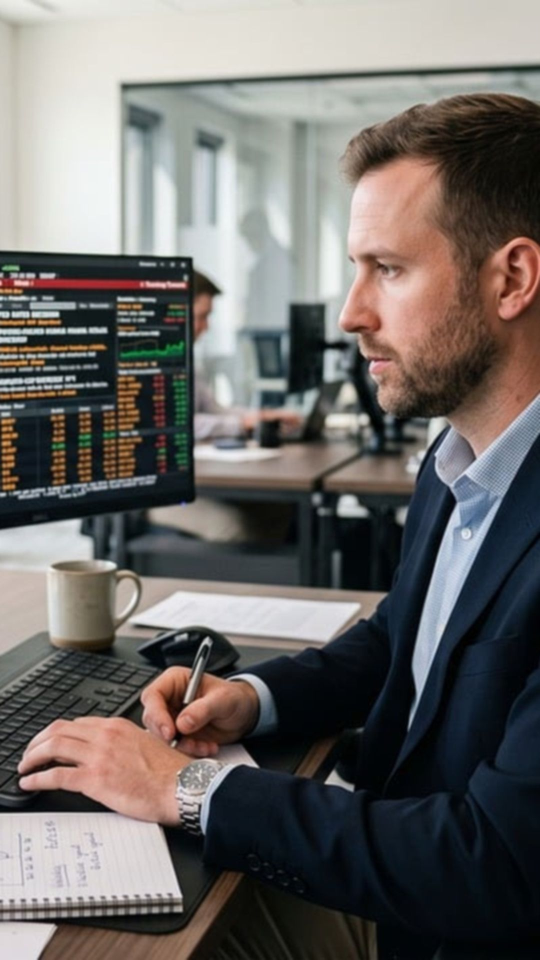
#> input picture tools/bg/mindset/14-11-13-621.jpg, 1080 x 1920 px (shown at 1/2 size)
$ python -i make_card.py   (imports and definitions only)
#> lines starting #> are read from the running program, lines starting #| are printed output that depends on the picture
#!/usr/bin/env python3
"""Wendling FX: result cards (1080x1920 PNG) for Telegram and TikTok photo posts.

Usage: python3 tools/make_card.py KIND OUT_DIR [--date YYYY-MM-DD]
KIND: day | week | month | auto
  day   = the UTC day of --date (default: yesterday)
  week  = Mon to Sun week containing --date (default: the week that just ended)
  month = calendar month of --date (default: last month)
  auto  = run at about 00:30 UTC: yesterday's day card (Mon to Fri) and the month on the 1st (the week is a video, not a card).
          A weekday with no closed trade gets no result card: it gets a MINDSET card instead (quote from tools/mindset.json,
          rotated without repeats until the list is used up; media/cards/mindset-used.json keeps track, so the daily task's git add media saves it).
Prints one JSON line per card: {"file", "kind", "caption", "period"}.
Same rules as the videos: English, % only, real numbers, no promises.
"""
import json, os, sys, random, urllib.request, datetime as dt
from PIL import Image, ImageDraw, ImageFont, ImageFilter
from brand import header

HERE = os.path.dirname(os.path.abspath(__file__))
W, H = 1080, 1920
CX = 505
BG = (10, 10, 10); LIME = (198, 255, 61); WHITE = (245, 245, 245); MUTED = (150, 150, 150)
RED = (255, 77, 77); PANEL = (20, 20, 20); LINE = (38, 38, 38); DIM = (110, 110, 110)
DATA = 'https://wendlingfx.com/data/'

# [5 lines left out: function unb, not called in this run]
def inter(size, name='SemiBold'): return ImageFont.truetype(os.path.join(HERE, 'fonts', f'Inter-{name}.otf'), size)
def pc(x):
    a = abs(x); s = f'{round(a)}' if a >= 10 else f'{round(a, 1):g}'
    return ('+' if x > 0.04 else '-' if x < -0.04 else '') + s + '%'
def col(x): return LIME if x > 0.04 else RED if x < -0.04 else WHITE
def get(name):
    with urllib.request.urlopen(DATA + name + '?t=' + str(random.random()), timeout=30) as r:
        return json.loads(r.read().decode())
def ratio(g1, g0): return ((1 + g1 / 100) / (1 + g0 / 100) - 1) * 100

# [15 lines left out: functions load, period_gain, not called in this run]

def tc(d, y, s, font, fill):
    w = d.textlength(s, font=font); d.text((CX - w / 2, y), s, font=font, fill=fill); return w
def fit(d, s, size, maxw):
    while size > 40 and d.textlength(s, font=unb(size)) > maxw: size -= 4
    return unb(size)

# [57 lines left out: functions canvas, card, summary_rows, not called in this run]

def total_line(stats):
    return f"Account total: {pc(float(stats['gain']))}" if stats.get('gain') is not None else ''

# [74 lines left out: functions make, wrap, pick_quote, pick_bg, not called in this run]

def photo_canvas(path):
    """Photo filling 1080x1920, softened, under a dark overlay (darker at the top and bottom for the text)."""
#> called with path = 'bg/mindset/14-11-13-621.jpg'
    import math
    im = Image.open(path).convert('RGB')
#> im is the input picture: PIL image 1080x1920 RGB; mean R, G, B 109.3, 105.7, 103.1
    sc = max(W / im.width, H / im.height); im = im.resize((int(im.width * sc) + 1, int(im.height * sc) + 1), Image.LANCZOS)
#> after `sc = max(W / im.width, H / im.height)`: sc = 1
    x = (im.width - W) // 2; y = (im.height - H) // 2
#> after `x = (im.width - W) // 2`: x = 0
#> after `y = (im.height - H) // 2`: y = 0
    im = im.crop((x, y, x + W, y + H))
#> im: PIL image 1080x1920 RGB
    if 'lucas' in path: im = im.filter(ImageFilter.GaussianBlur(1.6))
    col = Image.new('L', (1, H))
    for yy in range(H):
        t = yy / H
        a = 0.62 + (0.12 * math.cos(t * math.pi * 2) ** 2 if t < 0.25 else 0)
        if t >= 0.6: a = 0.62 + (t - 0.6) / 0.4 * 0.32
        col.putpixel((0, yy), int(a * 255))
    img = Image.composite(Image.new('RGB', (W, H), (6, 6, 6)), im, col.resize((W, H)))
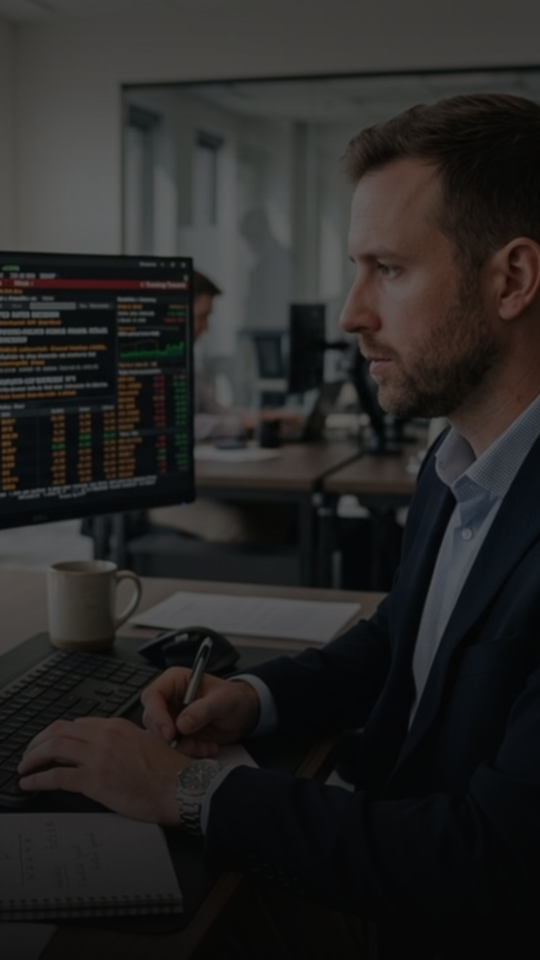
#> img: PIL image 1080x1920 RGB (shown at 1/2 size); mean R, G, B 38.8, 37.7, 36.7
    return img, ImageDraw.Draw(img)

# [51 lines left out: functions mindset, main, not called in this run]

# [2 lines not run here, left out]

>>> result = photo_canvas('bg/mindset/14-11-13-621.jpg')

$ run again, on tools/bg/mindset/computer-6283762.jpg
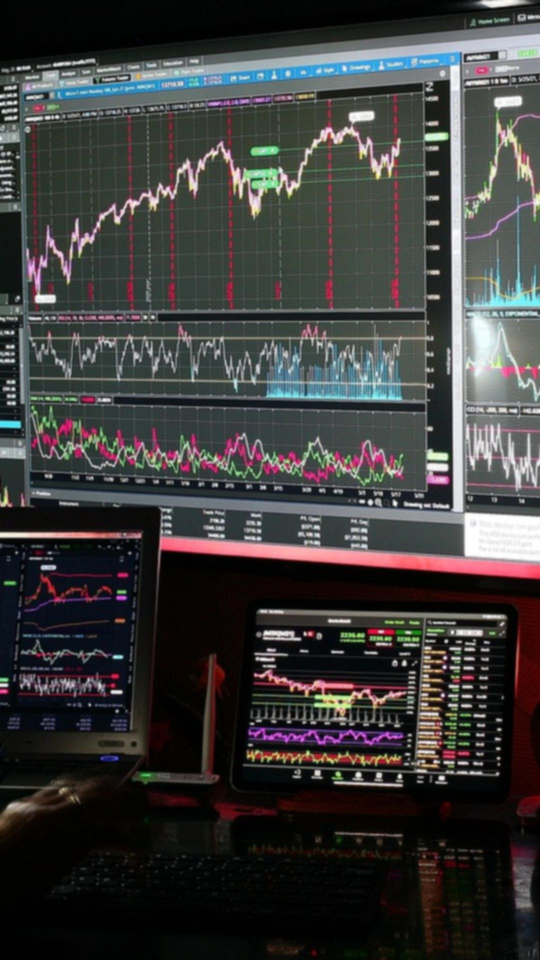
#> input picture tools/bg/mindset/computer-6283762.jpg, 1080 x 1920 px (shown at 1/2 size)
#> in photo_canvas, im is the input picture: PIL image 1080x1920 RGB; mean R, G, B 60.5, 59.6, 59
#> in photo_canvas, `img = Image.composite(Image.new('RGB', (W, H), (6, 6, 6)), im, col.res..`:
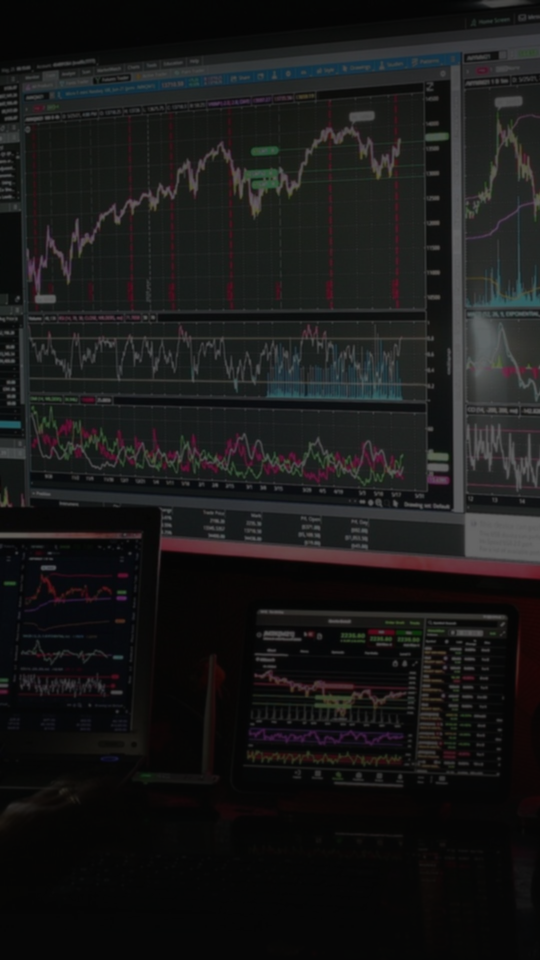
#> img: PIL image 1080x1920 RGB (shown at 1/2 size); mean R, G, B 24.9, 24.7, 24.6

$ run again, on tools/bg/mindset/forex-8207730.jpg
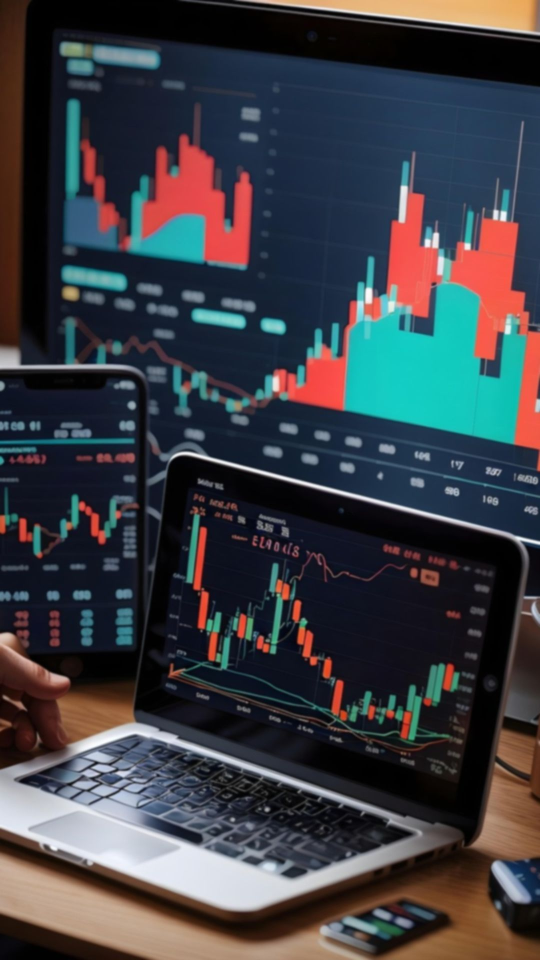
#> input picture tools/bg/mindset/forex-8207730.jpg, 1080 x 1920 px (shown at 1/2 size)
#> in photo_canvas, im is the input picture: PIL image 1080x1920 RGB; mean R, G, B 60.7, 62.4, 67.5
#> in photo_canvas, `img = Image.composite(Image.new('RGB', (W, H), (6, 6, 6)), im, col.res..`:
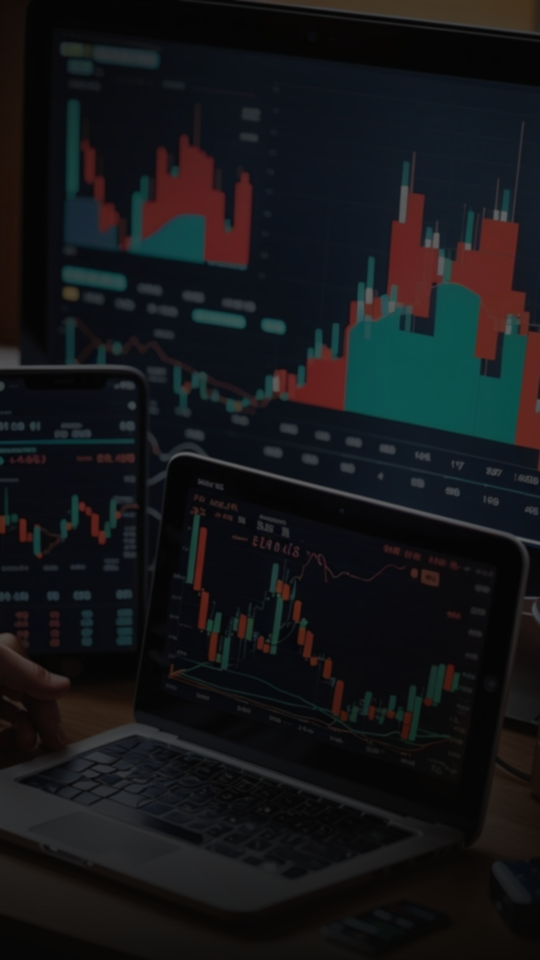
#> img: PIL image 1080x1920 RGB (shown at 1/2 size); mean R, G, B 20.7, 22, 24.2
